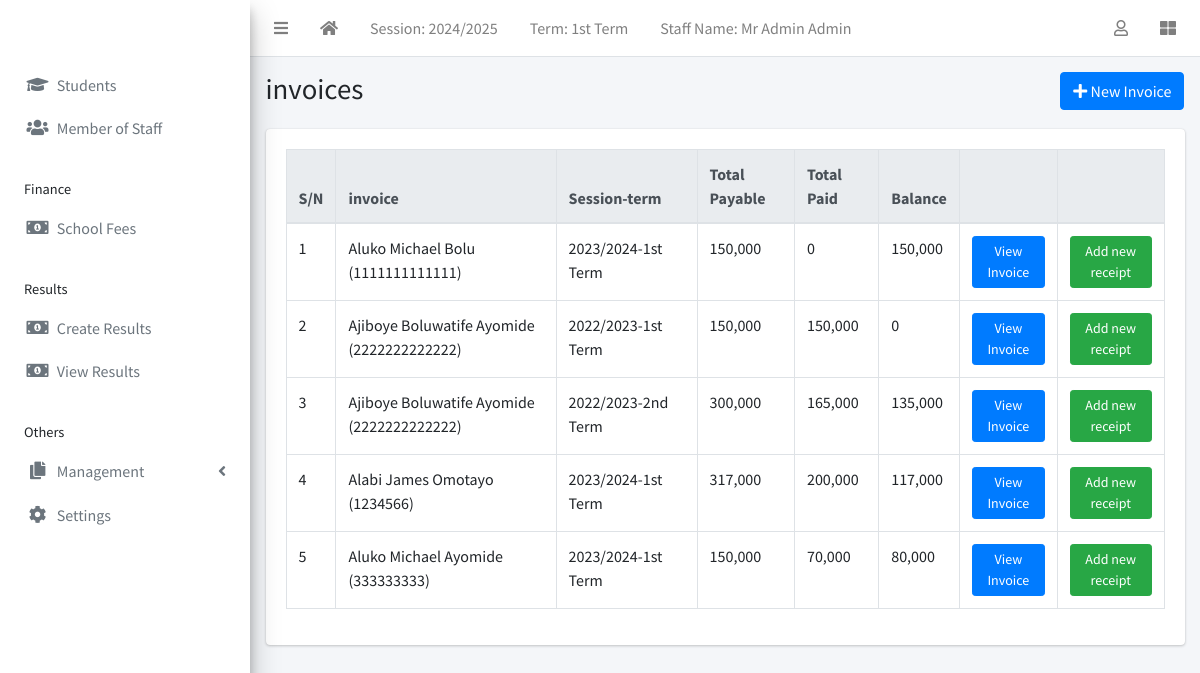
Page /finance/list/ (signed in) on the committed database.
### apps/corecode/models.py (models this page shows)
class AcademicSession(models.Model):
    name = models.CharField(max_length=200, unique=True)
    current = models.BooleanField(default=True)
    class Meta:
        ordering = ["-name"]
    def __str__(self):
        return self.name

class AcademicTerm(models.Model):
    name = models.CharField(max_length=20, unique=True)
    current = models.BooleanField(default=True)
    class Meta:
        ordering = ["name"]
    def __str__(self):
        return self.name

### apps/finance/models.py (models this page shows, shortened)
class Invoice(models.Model):
    student = models.ForeignKey(Student, on_delete=models.CASCADE)
    session = models.ForeignKey(AcademicSession, on_delete=models.CASCADE)
    term = models.ForeignKey(AcademicTerm, on_delete=models.CASCADE)
    class_for = models.ForeignKey(StudentClass, on_delete=models.CASCADE)
    balance_from_previous_term = models.IntegerField(default=0)
    status = models.CharField(
        max_length=20,
        choices=[("active", "Active"), ("closed", "Closed")],
        default="active",
    )
    date_created = models.DateTimeField(auto_now_add=True, blank=True)
    class Meta:
        ordering = ["student", "term"]
    def __str__(self):
        return f"{self.student}"
    def balance(self):
        payable = self.total_amount_payable()
        paid = self.total_amount_paid()
        return payable - paid
    def amount_payable(self):
        items = InvoiceItem.objects.filter(invoice=self)
        total = 0
        for item in items:
            total += item.amount
        return total
    def total_amount_payable(self):
        return self.balance_from_previous_term + self.amount_payable()
    def total_amount_paid(self):
        receipts = Receipt.objects.filter(invoice=self)
        amount = 0
        for receipt in receipts:
            amount += receipt.amount_paid
        return amount

class InvoiceItem(models.Model):
    invoice = models.ForeignKey(Invoice, on_delete=models.CASCADE)
    description = models.CharField(max_length=200)
    amount = models.IntegerField()

class Receipt(models.Model):
    invoice = models.ForeignKey(Invoice, on_delete=models.CASCADE)
    amount_paid = models.IntegerField()
    date_paid = models.DateField(default=timezone.now)
    comment = models.CharField(max_length=200, blank=True)

### apps/students/models.py (models this page shows, shortened)
class Student(models.Model):
    STATUS_CHOICES = [("active", "Active"), ("inactive", "Inactive")]
    GENDER_CHOICES = [("male", "Male"), ("female", "Female")]
    current_status = models.CharField(
        max_length=10, choices=STATUS_CHOICES, default="active"
    )
    registration_number = models.CharField(max_length=200, unique=True)
    surname = models.CharField(max_length=200)
    firstname = models.CharField(max_length=200)
    other_name = models.CharField(max_length=200, blank=True)
    gender = models.CharField(max_length=10, choices=GENDER_CHOICES, default="male")
    date_of_birth = models.DateField(default=timezone.now)
    current_class = models.ForeignKey(
        StudentClass, on_delete=models.SET_NULL, blank=True, null=True
    )
    date_of_admission = models.DateField(default=timezone.now)
    mobile_num_regex = RegexValidator(
        regex="^[0-9]{10,15}$", message="Entered mobile number isn't in a right format!"
    )
    parent_mobile_number = models.CharField(
        validators=[mobile_num_regex], max_length=13, blank=True
    )
    address = models.TextField(blank=True)
    others = models.TextField(blank=True)
    passport = models.ImageField(blank=True, upload_to="students/passports/")
    class Meta:
        ordering = ["surname", "firstname", "other_name"]
    def __str__(self):
        return f"{self.surname} {self.firstname} {self.other_name} ({self.registration_number})"

### apps/finance/views.py (the view)
# urls.py: path("list/", InvoiceListView.as_view(), name="invoice-list"),
class InvoiceListView(LoginRequiredMixin, ListView):
    model = Invoice
    ordering = ['-date_created']

### apps/finance/templates/finance/invoice_list.html (shortened to what this page needs)
{% extends 'base.html' %}
{% load humanize %}
{% block title %}invoices{% endblock title %}
{% block breadcrumb %}
<a class="btn btn-primary" href="{% url 'invoice-create' %}"><i
    class="fas fa-plus"></i> New Invoice</a>
{% endblock breadcrumb %}
{% block content %}
  <div class="table-responsive">
    <table id="invoicetable" class="table table-bordered table-hover">
      <thead class="thead-light">
        <tr>
          <th>S/N</th>
          <th>invoice</th>
          <th>Session-term</th>
          <th>Total Payable</th>
          <th>Total Paid</th>
          <th>Balance</th>
          <th></th>
          <th></th>
        </tr>
      </thead>
      <tbody>
        {% for invoice in object_list %}
          <tr class='clickable-row' data-href="{% url 'invoice-detail' invoice.id %}">
            <td>{{ forloop.counter}}</td>
            <td>{{ invoice}}</td>
            <td>{{ invoice.session}}-{{ invoice.term}}</td>
            <td>{{ invoice.total_amount_payable | intcomma }}</td>
            <td>{{ invoice.total_amount_paid | intcomma }}</td>
            <td>{{ invoice.balance | intcomma }}</td>
            <td><a class="btn btn-primary btn-sm"
              href="{% url 'invoice-detail'  invoice.id  %}">View Invoice </a></td>
            <td><a class="btn btn-success btn-sm"
                href="{% url 'receipt-create' %}?invoice={{ invoice.id }}">Add new
                receipt</a></td>
          </tr>
        {% endfor %}
      </tbody>
    </table>
  </div>
{% endblock content %}

### templates/base.html (shortened to what this page needs)
{% load static %}
<!DOCTYPE html>
<html lang="en">
<head>
  <link rel="stylesheet" href="{% static 'plugins/fontawesome-free/css/all.min.css' %}">
  <link rel="stylesheet" href="{% static 'plugins/toastr/toastr.min.css' %}">
  <link rel="stylesheet"
    href="{% static 'plugins/overlayScrollbars/css/OverlayScrollbars.min.css' %}">
  <link rel="stylesheet" href="{% static 'plugins/Datatables/datatables.min.css' %}" />
  <link rel="stylesheet" href="{% static 'dist/css/adminlte.min.css' %}">
</head>
<body
  class="hold-transition sidebar-mini layout-fixed layout-navbar-fixed layout-footer-fixed">
  <div class="wrapper">
    <nav class="main-header navbar navbar-expand navbar-white navbar-light">
      <ul class="navbar-nav">
        <li class="nav-item">
          <a class="nav-link" data-widget="pushmenu" href="#" role="button"><i
              class="fas fa-bars"></i></a>
        </li>
        <li class="nav-item d-none d-sm-inline-block">
          <a href="{% url 'home' %} " class="nav-link"><i class="fa fa-home"></i></a>
        </li>
        <li class="nav-item d-none d-sm-inline-block">
          <a href="{% url 'current-session' %}" class="nav-link">Session: {{ current_session }}</a>
        </li>
        <li class="nav-item d-none d-sm-inline-block">
          <a href="{% url 'current-session' %}" class="nav-link">Term: {{ current_term }}</a>
        </li>
        <li class="nav-item d-none d-sm-inline-block">
          <a href="{% url 'home' %} " class="nav-link">Staff Name: {{ staff_name }}</a>
        </li>
      </ul>
      <ul class="navbar-nav ml-auto">
        <li class="nav-item dropdown">
          <a class="nav-link" data-toggle="dropdown" href="#">
            <i class="far fa-user"></i>
          </a>
        </li>
        <li class="nav-item">
          <a class="nav-link" data-widget="control-sidebar" data-slide="true"
            href="#" role="button"><i class="fas fa-th-large"></i></a>
        </li>
      </ul>
    </nav>
    <aside class="main-sidebar   elevation-4">
      <a href="{% url 'home' %}" class="brand-link">{{ school_name | default:"MySchool" }}</a>
      <div class="sidebar">
        <nav class="mt-2">
          <ul class="nav nav-pills nav-sidebar flex-column"
            data-widget="treeview" role="menu" data-accordion="false">
            <li class="nav-item">
              <a href="{% url 'student-list' %}" class="nav-link">
                <i class="nav-icon fas fa-graduation-cap"></i>
                <p>
                  Students
                </p>
              </a>
            </li>
            {% if staff_type == "admin" %}
              <li class="nav-item">
                <a href="{% url 'staff-list' %}" class="nav-link">
                  <i class="nav-icon fas fa-users"></i>
                  <p>
                    Member of Staff
                  </p>
                </a>
              </li>
            {% endif %}
            {% if staff_type == "finance" or staff_type == "admin" %}
              <li class="nav-header">Finance</li>
              <li class="nav-item">
                <a href="{% url 'invoice-list' %}" class="nav-link">
                  <i class="nav-icon fas fa-money-bill-alt"></i>
                  <p>
                    School Fees
                  </p>
                </a>
              </li>
            {% endif %}
            {% if staff_type == "teacher" or staff_type == "admin" %}
              <li class="nav-header">Results</li>
              <li class="nav-item">
                <a href="{% url 'create-result' %}" class="nav-link">
                  <i class="nav-icon fas fa-money-bill-alt"></i>
                  <p>
                    Create Results
                  </p>
                </a>
              </li>
            <li class="nav-item">
              <a href="{% url 'view-a-result' "all" %}" class="nav-link">
                <i class="nav-icon fas fa-money-bill-alt"></i>
                <p>
                  View Results
                </p>
              </a>
            </li>
            {% endif %}
            <li class="nav-header">Others</li>
            {% if staff_type == "admin" %}
              <li class="nav-item has-treeview">
                <a href="#" class="nav-link">
                  <i class="nav-icon fas fa-copy"></i>
                  <p>
                    Management
                    <i class="fas fa-angle-left right"></i>
                  </p>
                </a>
              </li>
            {% endif %}
            <li class="nav-item">
              <a href="{% url 'configs' %}" class="nav-link">
                <i class="nav-icon fas fa-cog"></i>
                <p>
                  Settings
                </p>
              </a>
            </li>
          </ul>
        </nav>
      </div>
    </aside>
    <div class="content-wrapper">
      <section class="content-header">
        <div class="container-fluid">
          <div class="row mb-1">
            <div class="col-sm-8">
              <h1>{% block title %}{% endblock title %}</h1>
            </div>
            <div class="col-sm-4">
              <ol class="breadcrumb float-sm-right">
                <li class="breadcrumb-item">{% block breadcrumb %}{% endblock breadcrumb %}</li>
              </ol>
            </div>
          </div>
        </div>
      </section>
      <section class="content">
        <div class="container-fluid">
          <div class="row">
            <div class="col-md-12">
              {% block fullcard %}
              <div class="card">
                <div class="card-body">
                  <div class="row">
                    <div class="col">
                      {% block content %}
                      {% endblock content %}
                    </div>
                  </div>
                </div>
              </div>
              {% endblock fullcard %}
            </div>
          </div>
        </div>
      </section>
    </div>
  </div>
</body>
</html>

### rows in the picture
AcademicSession: name "2024/2025"
AcademicTerm: name "1st Term"
Invoice: student.registration_number "Aluko Michael Bolu (1111111111111)", session "2023/2024", term "1st Term", total_amount_payable "150,000", total_amount_paid "0", balance "150,000"
Invoice: student.registration_number "Ajiboye Boluwatife Ayomide (2222222222222)", session "2022/2023", term "1st Term", total_amount_payable "150,000", total_amount_paid "150,000", balance "0"
Invoice: student.registration_number "Ajiboye Boluwatife Ayomide (2222222222222)", session "2022/2023", term "2nd Term", total_amount_payable "300,000", total_amount_paid "165,000", balance "135,000"
Invoice: student.registration_number "Alabi James Omotayo (1234566)", session "2023/2024", term "1st Term", total_amount_payable "317,000", total_amount_paid "200,000", balance "117,000"
Invoice: student.registration_number "Aluko Michael Ayomide (333333333)", session "2023/2024", term "1st Term", total_amount_payable "150,000", total_amount_paid "70,000", balance "80,000"

### other values in the picture
{{ staff_name }} "Mr Admin Admin"
